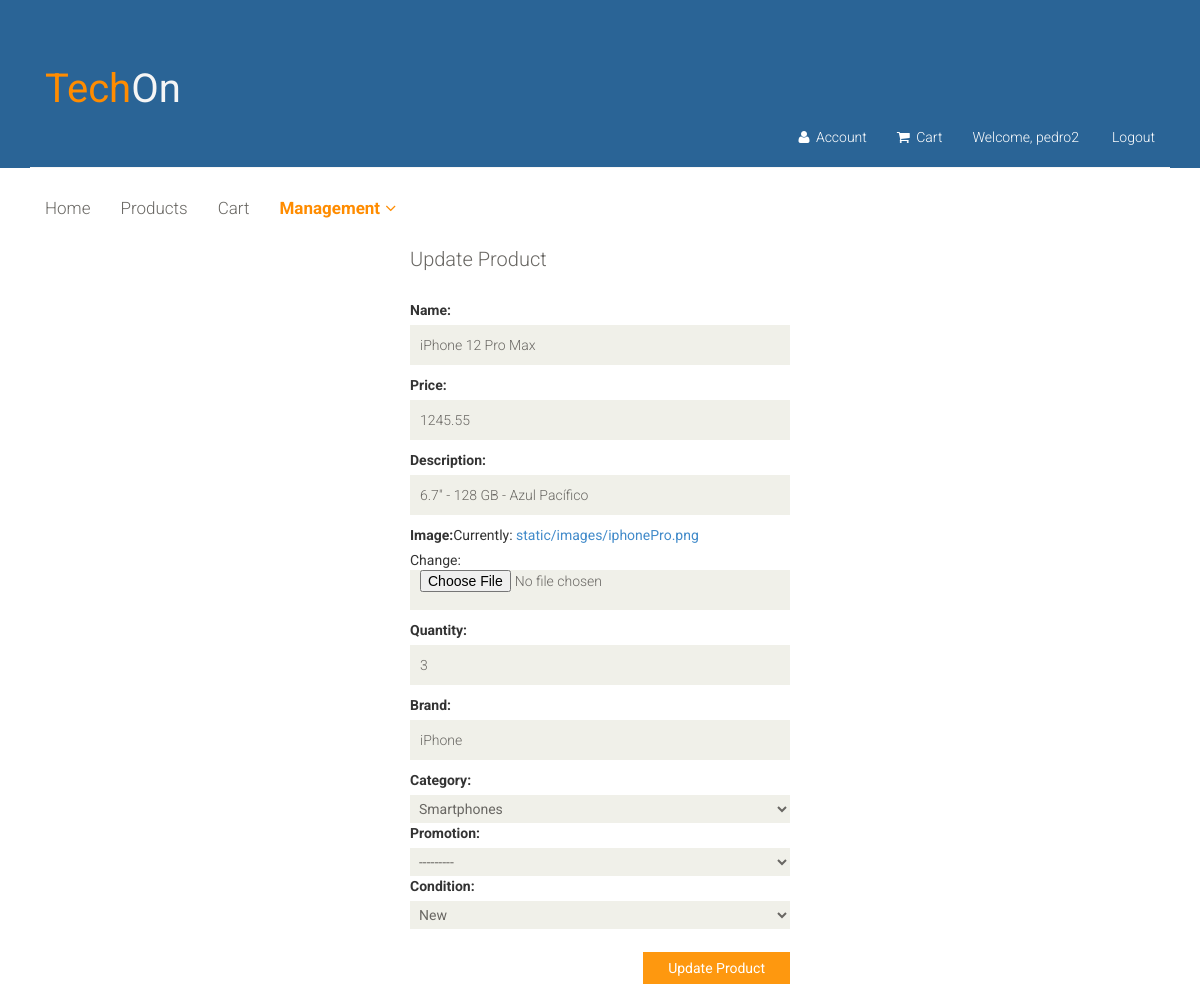
Page /updateProduct/11/ (signed in) on the earlier database version.
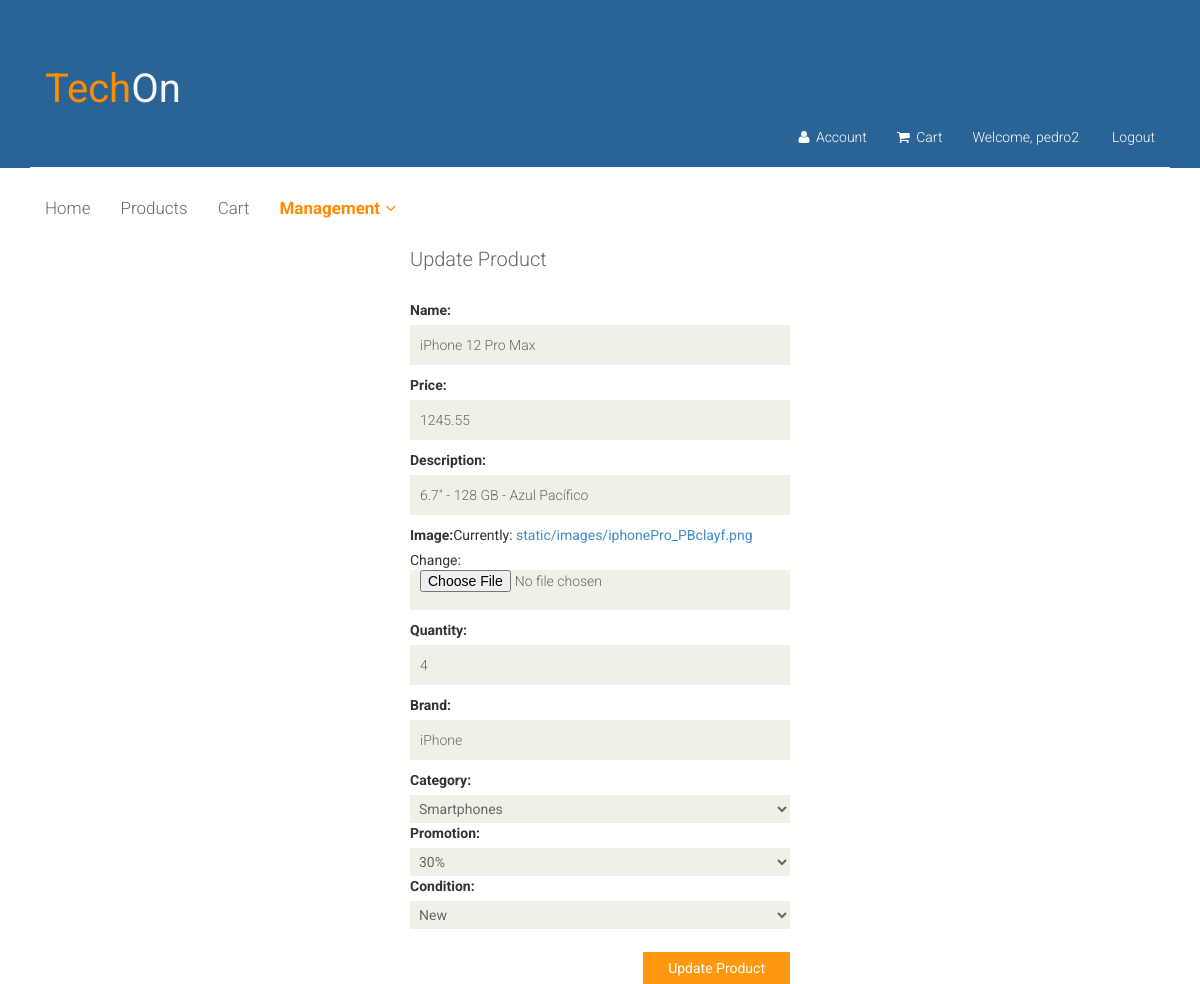
Same page on the later database version.
### app/models.py (models this page shows, shortened)
class Product(models.Model):
    name = models.CharField(max_length=80)
    price = models.FloatField()
    description = models.CharField(max_length=300)
    image = models.FileField(upload_to='static/images',blank=True, null=True)
    quantity = models.IntegerField( default=1, validators=[
            MinValueValidator(0)
        ])
    stock = models.BooleanField()
    brand = models.CharField(max_length=80)
    CATEGORY = (('Smartphones', 'Smartphones'),
                ('Computers', 'Computers'),
                ('Tablets', 'Tablets'),
                ('Drones', 'Drones')
                , ('Televisions', 'Televisions'))
    category = models.CharField(max_length=150, choices=CATEGORY)
    promotion = models.ForeignKey(Promotion, default=None, blank=True, null=True, on_delete=models.CASCADE)
    date = models.DateTimeField(default=datetime.now)
    conditions = (('New', 'New'), ('Used', 'Used'))
    condition = models.CharField(choices=conditions, default='New', null=True, max_length=15)
    seller = models.CharField(default='TechOn',  max_length=150)

class Promotion(models.Model):
    name = models.CharField(max_length=80)
    discount = models.FloatField()
    description = models.CharField(max_length=300)
    deadline = models.DateField()
    def __str__(self):
        return self.name

### app/views.py (the view)
# urls.py: path('updateProduct/<str:pk>/', views.updateProduct, name='updateProduct'),
def updateProduct(request, pk):
    pr = Product.objects.get(id=pk)
    if request.user.is_authenticated:
        if request.user.is_superuser or request.user.get_username() == pr.seller:
            if request.method == 'POST':
                form = createProductForm(request.POST, request.FILES)
                if form.is_valid():
                    data = form.cleaned_data
                    name = data['name']
                    price = data['price']
                    description = data['description']
                    quantity = data['quantity']
                    stock = True
                    if quantity == 0:
                        stock = False
                    brand = data['brand']
                    category = data['category']
                    promotion = data['promotion']
                    condition = data['condition']
                    pr.name = name
                    pr.price = price
                    pr.description = description
                    pr.image = request.FILES["image"]
                    pr.quantity = quantity
                    pr.stock = stock
                    pr.brand = brand
                    pr.condition = condition
                    pr.category = category
                    pr.promotion = promotion
                    pr.save()
                    return redirect('productsManagement')
            else:
                form = createProductForm(initial={
                    'name': pr.name,
                    'price': pr.price,
                    'description': pr.description,
                    'image': pr.image,
                    'quantity': pr.quantity,
                    'stock': pr.stock,
                    'brand': pr.brand,
                    'category': pr.category,
                    'promotion': pr.promotion,
                })
        return render(request, 'updateProduct.html', {'form': form})
    return redirect('login')

### app/forms.py
class createProductForm(forms.Form):
    name = forms.CharField(label="Name", required=True)
    price = forms.FloatField(label="Price", required=True)
    description = forms.CharField(label="Description", required=True, max_length=350)
    image = forms.ImageField(label="Image")
    quantity = forms.IntegerField(label="Quantity", required=True, min_value=0)
    brand = forms.CharField(label="Brand")
    CATEGORY = (
    ('Smartphones', 'Smartphones'), ('Computers', 'Computers'), ('Tablets', 'Tablets'), ('Drones', 'Drones'),
    ('Televisions', 'Televisions'))
    category = forms.ChoiceField(choices=CATEGORY)
    promotion = forms.ModelChoiceField(queryset=Promotion.objects.all(), required=False)
    conditions = (('New', 'New'), ('Used', 'Used'))
    condition = forms.ChoiceField(choices=conditions)

### app/templates/updateProduct.html (shortened to what this page needs)
{% extends "layout.html" %}
{% block content %}
	<section >
        <div class="row">
				<div class="col-sm-4 col-sm-offset-4" >
                        <div class="login-form">
                            <h2>Update Product</h2>
                           <form method="POST" action="." enctype= multipart/form-data>
                                {{ form }}
                                <button style="float:right;" type="submit" class="btn btn-default">Update Product</button>
                            </form>
                        </div>
                    </div>
                <br><br>
		</div>
    </section>
{% endblock %}

Differences in the rows shown:
changed Product "6.7'' - 128 GB - Azul Pacífico": quantity "3" → "4"; promotion "---------" → "30%"
Other differences:
text no longer shown: "Name: Price: Description: Image: Currently: static/images/iphonePro.png Change: Quantity: Brand: Category: Promotion: Condition:"
text now shown: "Name: Price: Description: Image: Currently: static/images/iphonePro_PBclayf.png Change: Quantity: Brand: Category: Promotion: Condition:"
